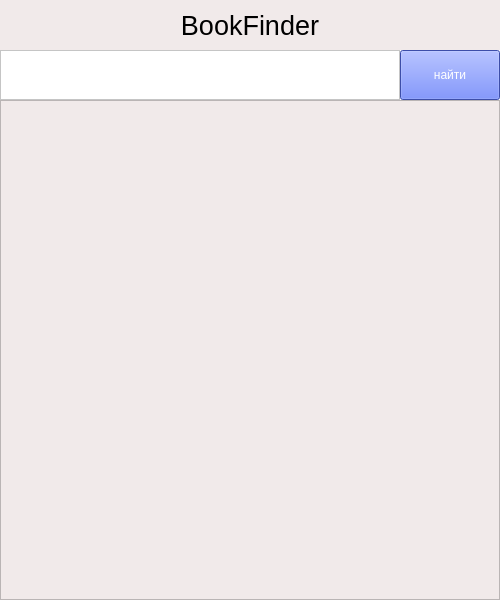
<?xml version="1.0" encoding="UTF-8"?>
<ui version="4.0">
 <class>MainWindow</class>
 <widget class="QMainWindow" name="MainWindow">
  <property name="geometry">
   <rect>
    <x>0</x>
    <y>0</y>
    <width>500</width>
    <height>600</height>
   </rect>
  </property>
  <property name="minimumSize">
   <size>
    <width>500</width>
    <height>600</height>
   </size>
  </property>
  <property name="maximumSize">
   <size>
    <width>500</width>
    <height>600</height>
   </size>
  </property>
  <property name="windowTitle">
   <string>BookFinder</string>
  </property>
  <property name="styleSheet">
   <string notr="true">background-color: rgb(255, 255, 255);</string>
  </property>
  <property name="animated">
   <bool>true</bool>
  </property>
  <widget class="QWidget" name="centralwidget">
   <widget class="QTextEdit" name="textEdit">
    <property name="geometry">
     <rect>
      <x>0</x>
      <y>50</y>
      <width>400</width>
      <height>50</height>
     </rect>
    </property>
    <property name="font">
     <font>
      <pointsize>12</pointsize>
     </font>
    </property>
    <property name="styleSheet">
     <string notr="true"/>
    </property>
    <property name="html">
     <string>&lt;!DOCTYPE HTML PUBLIC &quot;-//W3C//DTD HTML 4.0//EN&quot; &quot;http://www.w3.org/TR/REC-html40/strict.dtd&quot;&gt;
&lt;html&gt;&lt;head&gt;&lt;meta name=&quot;qrichtext&quot; content=&quot;1&quot; /&gt;&lt;style type=&quot;text/css&quot;&gt;
p, li { white-space: pre-wrap; }
&lt;/style&gt;&lt;/head&gt;&lt;body style=&quot; font-family:'MS Shell Dlg 2'; font-size:12pt; font-weight:400; font-style:normal;&quot;&gt;
&lt;p style=&quot;-qt-paragraph-type:empty; margin-top:0px; margin-bottom:0px; margin-left:0px; margin-right:0px; -qt-block-indent:0; text-indent:0px;&quot;&gt;&lt;br /&gt;&lt;/p&gt;&lt;/body&gt;&lt;/html&gt;</string>
    </property>
   </widget>
   <widget class="QLabel" name="label">
    <property name="geometry">
     <rect>
      <x>0</x>
      <y>0</y>
      <width>500</width>
      <height>50</height>
     </rect>
    </property>
    <property name="font">
     <font>
      <pointsize>20</pointsize>
     </font>
    </property>
    <property name="styleSheet">
     <string notr="true">background-color: rgb(241, 234, 234);</string>
    </property>
    <property name="text">
     <string>BookFinder</string>
    </property>
    <property name="alignment">
     <set>Qt::AlignCenter</set>
    </property>
   </widget>
   <widget class="QPushButton" name="pushButton">
    <property name="geometry">
     <rect>
      <x>400</x>
      <y>50</y>
      <width>100</width>
      <height>50</height>
     </rect>
    </property>
    <property name="styleSheet">
     <string notr="true">background-color: rgb(85, 109, 236);
color: rgb(255, 255, 255);
font: 16pt &quot;MingLiU-ExtB&quot;;</string>
    </property>
    <property name="text">
     <string>найти</string>
    </property>
   </widget>
   <widget class="QScrollArea" name="scrollArea">
    <property name="geometry">
     <rect>
      <x>0</x>
      <y>100</y>
      <width>500</width>
      <height>500</height>
     </rect>
    </property>
    <property name="maximumSize">
     <size>
      <width>500</width>
      <height>16777215</height>
     </size>
    </property>
    <property name="styleSheet">
     <string notr="true">background-color: rgb(241, 234, 234);</string>
    </property>
    <property name="widgetResizable">
     <bool>true</bool>
    </property>
    <widget class="QWidget" name="scrollAreaWidgetContents">
     <property name="geometry">
      <rect>
       <x>0</x>
       <y>0</y>
       <width>498</width>
       <height>498</height>
      </rect>
     </property>
    </widget>
   </widget>
  </widget>
 </widget>
 <resources/>
 <connections/>
</ui>
